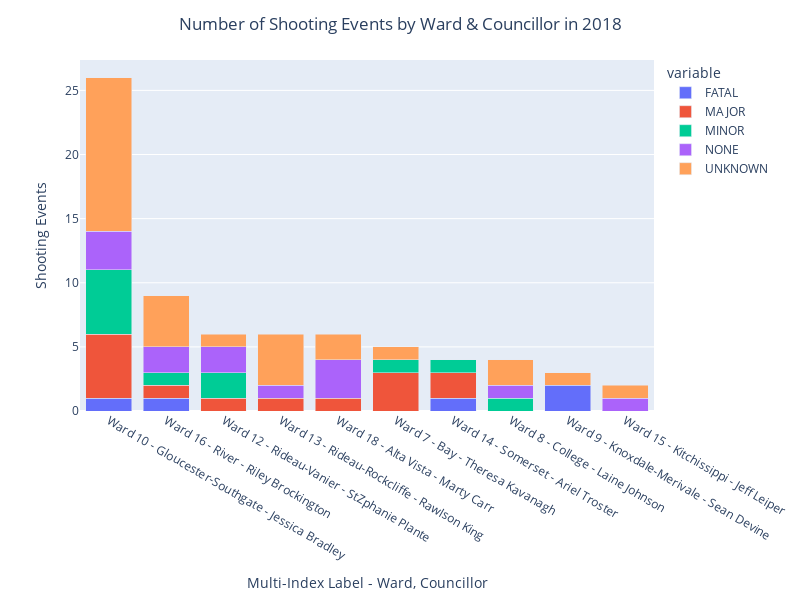

Source (notebook cell):
### Code cell
fig = px.bar(pivot_Top10Wards_peryear_dfb, x ='MultiIndexLabel', y =pivot_Top10Wards_peryear_dfa.columns, width=800, height= 600, barmode='stack',
        labels={"value" : 'Shooting Events', 'MultiIndexLabel':'Multi-Index Label - Ward, Councillor'},
        #title= f'Number of Shooting Events by Ward & Councillor in {year_input}')
)
fig.update_layout(title={
                         'text': f'Number of Shooting Events by Ward & Councillor in {year_input}',
                         'x': 0.5,  # Center the title horizontally
                         'xanchor': 'center'  # Anchor the title to the center
})

### Figure 1 — Plotly figure (JSON) as saved in the notebook; plotly's stock layout.template omitted (floating-point values rounded to 4 significant figures)
{"data": [{"alignmentgroup": "True", "hovertemplate": "variable=FATAL<br>Multi-Index Label - Ward, Councillor=%{x}<br>Shooting Events=%{y}<extra></extra>", "legendgroup": "FATAL", "marker": {"color": "#636efa", "pattern": {"shape": ""}}, "name": "FATAL", "offsetgroup": "FATAL", "orientation": "v", "showlegend": true, "textposition": "auto", "x": ["Ward 10 - Gloucester-Southgate - Jessica Bradley", "Ward 16 - River - Riley Brockington", "Ward 12 - Rideau-Vanier - StZphanie Plante", "Ward 13 - Rideau-Rockcliffe - Rawlson King", "Ward 18 - Alta Vista - Marty Carr", "Ward 7 - Bay - Theresa Kavanagh", "Ward 14 - Somerset - Ariel Troster", "Ward 8 - College - Laine Johnson", "Ward 9 - Knoxdale-Merivale - Sean Devine", "Ward 15 - Kitchissippi - Jeff Leiper"], "xaxis": "x", "y": [1, 1, null, null, null, null, 1, null, 2, null], "yaxis": "y", "type": "bar"}, {"alignmentgroup": "True", "hovertemplate": "variable=MAJOR<br>Multi-Index Label - Ward, Councillor=%{x}<br>Shooting Events=%{y}<extra></extra>", "legendgroup": "MAJOR", "marker": {"color": "#EF553B", "pattern": {"shape": ""}}, "name": "MAJOR", "offsetgroup": "MAJOR", "orientation": "v", "showlegend": true, "textposition": "auto", "x": ["Ward 10 - Gloucester-Southgate - Jessica Bradley", "Ward 16 - River - Riley Brockington", "Ward 12 - Rideau-Vanier - StZphanie Plante", "Ward 13 - Rideau-Rockcliffe - Rawlson King", "Ward 18 - Alta Vista - Marty Carr", "Ward 7 - Bay - Theresa Kavanagh", "Ward 14 - Somerset - Ariel Troster", "Ward 8 - College - Laine Johnson", "Ward 9 - Knoxdale-Merivale - Sean Devine", "Ward 15 - Kitchissippi - Jeff Leiper"], "xaxis": "x", "y": [5, 1, 1, 1, 1, 3, 2, null, null, null], "yaxis": "y", "type": "bar"}, {"alignmentgroup": "True", "hovertemplate": "variable=MINOR<br>Multi-Index Label - Ward, Councillor=%{x}<br>Shooting Events=%{y}<extra></extra>", "legendgroup": "MINOR", "marker": {"color": "#00cc96", "pattern": {"shape": ""}}, "name": "MINOR", "offsetgroup": "MINOR", "orientation": "v", "showlegend": true, "textposition": "auto", "x": ["Ward 10 - Gloucester-Southgate - Jessica Bradley", "Ward 16 - River - Riley Brockington", "Ward 12 - Rideau-Vanier - StZphanie Plante", "Ward 13 - Rideau-Rockcliffe - Rawlson King", "Ward 18 - Alta Vista - Marty Carr", "Ward 7 - Bay - Theresa Kavanagh", "Ward 14 - Somerset - Ariel Troster", "Ward 8 - College - Laine Johnson", "Ward 9 - Knoxdale-Merivale - Sean Devine", "Ward 15 - Kitchissippi - Jeff Leiper"], "xaxis": "x", "y": [5, 1, 2, null, null, 1, 1, 1, null, null], "yaxis": "y", "type": "bar"}, {"alignmentgroup": "True", "hovertemplate": "variable=NONE<br>Multi-Index Label - Ward, Councillor=%{x}<br>Shooting Events=%{y}<extra></extra>", "legendgroup": "NONE", "marker": {"color": "#ab63fa", "pattern": {"shape": ""}}, "name": "NONE", "offsetgroup": "NONE", "orientation": "v", "showlegend": true, "textposition": "auto", "x": ["Ward 10 - Gloucester-Southgate - Jessica Bradley", "Ward 16 - River - Riley Brockington", "Ward 12 - Rideau-Vanier - StZphanie Plante", "Ward 13 - Rideau-Rockcliffe - Rawlson King", "Ward 18 - Alta Vista - Marty Carr", "Ward 7 - Bay - Theresa Kavanagh", "Ward 14 - Somerset - Ariel Troster", "Ward 8 - College - Laine Johnson", "Ward 9 - Knoxdale-Merivale - Sean Devine", "Ward 15 - Kitchissippi - Jeff Leiper"], "xaxis": "x", "y": [3, 2, 2, 1, 3, null, null, 1, null, 1], "yaxis": "y", "type": "bar"}, {"alignmentgroup": "True", "hovertemplate": "variable=UNKNOWN<br>Multi-Index Label - Ward, Councillor=%{x}<br>Shooting Events=%{y}<extra></extra>", "legendgroup": "UNKNOWN", "marker": {"color": "#FFA15A", "pattern": {"shape": ""}}, "name": "UNKNOWN", "offsetgroup": "UNKNOWN", "orientation": "v", "showlegend": true, "textposition": "auto", "x": ["Ward 10 - Gloucester-Southgate - Jessica Bradley", "Ward 16 - River - Riley Brockington", "Ward 12 - Rideau-Vanier - StZphanie Plante", "Ward 13 - Rideau-Rockcliffe - Rawlson King", "Ward 18 - Alta Vista - Marty Carr", "Ward 7 - Bay - Theresa Kavanagh", "Ward 14 - Somerset - Ariel Troster", "Ward 8 - College - Laine Johnson", "Ward 9 - Knoxdale-Merivale - Sean Devine", "Ward 15 - Kitchissippi - Jeff Leiper"], "xaxis": "x", "y": [12, 4, 1, 4, 2, 1, null, 2, 1, 1], "yaxis": "y", "type": "bar"}], "layout": {"xaxis": {"anchor": "y", "domain": [0, 1], "title": {"text": "Multi-Index Label - Ward, Councillor"}}, "yaxis": {"anchor": "x", "domain": [0, 1], "title": {"text": "Shooting Events"}}, "legend": {"title": {"text": "variable"}, "tracegroupgap": 0}, "margin": {"t": 60}, "barmode": "stack", "height": 600, "width": 800, "title": {"text": "Number of Shooting Events by Ward & Councillor in 2018", "x": 0.5, "xanchor": "center"}}}
